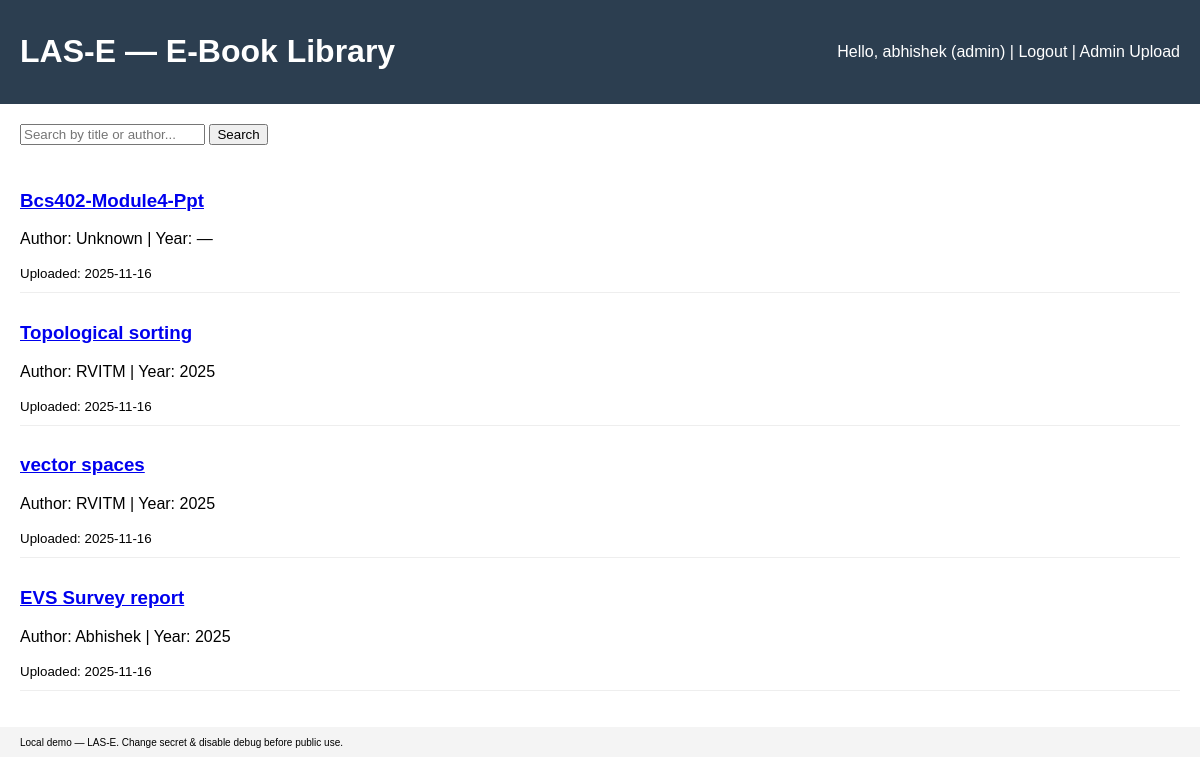
Screenshot of / (signed in) with the database file from the repository.
### app.py (models this page shows, shortened)
class User(UserMixin, db.Model):
    id = db.Column(db.Integer, primary_key=True)
    username = db.Column(db.String(150), unique=True, nullable=False)
    password_hash = db.Column(db.String(300), nullable=False)
    role = db.Column(db.String(20), default='student')  # 'student' or 'admin'
    created_on = db.Column(db.DateTime, default=datetime.utcnow)

class Book(db.Model):
    id = db.Column(db.Integer, primary_key=True)
    title = db.Column(db.String(250), nullable=False)
    author = db.Column(db.String(200), nullable=True)
    year = db.Column(db.String(10), nullable=True)
    filename = db.Column(db.String(300), nullable=False)
    uploaded_on = db.Column(db.DateTime, default=datetime.utcnow)

### app.py (the view)
@app.route('/')
def index():
    q = request.args.get('q', '').strip()
    if q:
        books = Book.query.filter(
            (Book.title.ilike(f'%{q}%')) | (Book.author.ilike(f'%{q}%'))
        ).order_by(Book.uploaded_on.desc()).all()
    else:
        books = Book.query.order_by(Book.uploaded_on.desc()).limit(50).all()
    return render_template('index.html', books=books, q=q)

### app.py (called while the page is built)
@login_manager.user_loader
def load_user(user_id):
    return User.query.get(int(user_id))

### templates/index.html
{% extends "layout.html" %}
{% block content %}
<section class="search">
  <form method="get" action="{{ url_for('index') }}">
    <input type="search" name="q" placeholder="Search by title or author..." value="{{ q }}">
    <button type="submit">Search</button>
  </form>
</section>
<section class="results">
  {% if books %}
    <ul class="book-list">
      {% for b in books %}
        <li>
          <h3><a href="{{ url_for('book_detail', book_id=b.id) }}">{{ b.title }}</a></h3>
          <p>Author: {{ b.author or 'Unknown' }} | Year: {{ b.year or '—' }}</p>
          <small>Uploaded: {{ b.uploaded_on.strftime('%Y-%m-%d') }}</small>
        </li>
      {% endfor %}
    </ul>
  {% else %}
    <p>No books found.</p>
  {% endif %}
</section>
{% endblock %}

### templates/layout.html (shortened to what this page needs)
<!doctype html>
<html>
<head>
  <link rel="stylesheet" href="{{ url_for('static', filename='styles.css') }}">
</head>
<body>
  <header>
    <h1><a href="{{ url_for('index') }}">LAS-E — E-Book Library</a></h1>
    <nav>
      {% if current_user.is_authenticated %}
        Hello, {{ current_user.username }} ({{ current_user.role }}) |
        <a href="{{ url_for('logout') }}">Logout</a>
        {% if current_user.role == 'admin' %}
          | <a href="{{ url_for('upload_book') }}">Admin Upload</a>
        {% endif %}
      {% else %}
        <a href="{{ url_for('login') }}">Login</a> |
        <a href="{{ url_for('register') }}">Register</a>
      {% endif %}
    </nav>
  </header>
  <main>
    {% block content %}{% endblock %}
  </main>
  <footer>
    <small>Local demo — LAS-E. Change secret & disable debug before public use.</small>
  </footer>
</body>
</html>

### static/styles.css (style rules this page uses)
body { font-family: Arial, sans-serif; margin: 0; padding: 0; }
header { background:#2c3e50; color:white; padding:12px 20px; display:flex; justify-content:space-between; align-items:center; }
header a { color: white; text-decoration:none; }
main { padding:20px; }
.search form { margin-bottom: 12px; }
.book-list { list-style:none; padding:0; }
.book-list li { padding:10px 0; border-bottom:1px solid #eee; }
footer { padding:8px 20px; background:#f4f4f4; font-size:12px; }

### rows the page displays
User: username "abhishek", role "admin"
Book: title "Bcs402-Module4-Ppt", author "Unknown", year "—", uploaded_on "2025-11-16"
Book: title "Topological sorting", author "RVITM", year "2025", uploaded_on "2025-11-16"
Book: title "vector spaces", author "RVITM", year "2025", uploaded_on "2025-11-16"
Book: title "EVS Survey report", author "Abhishek", year "2025", uploaded_on "2025-11-16"
